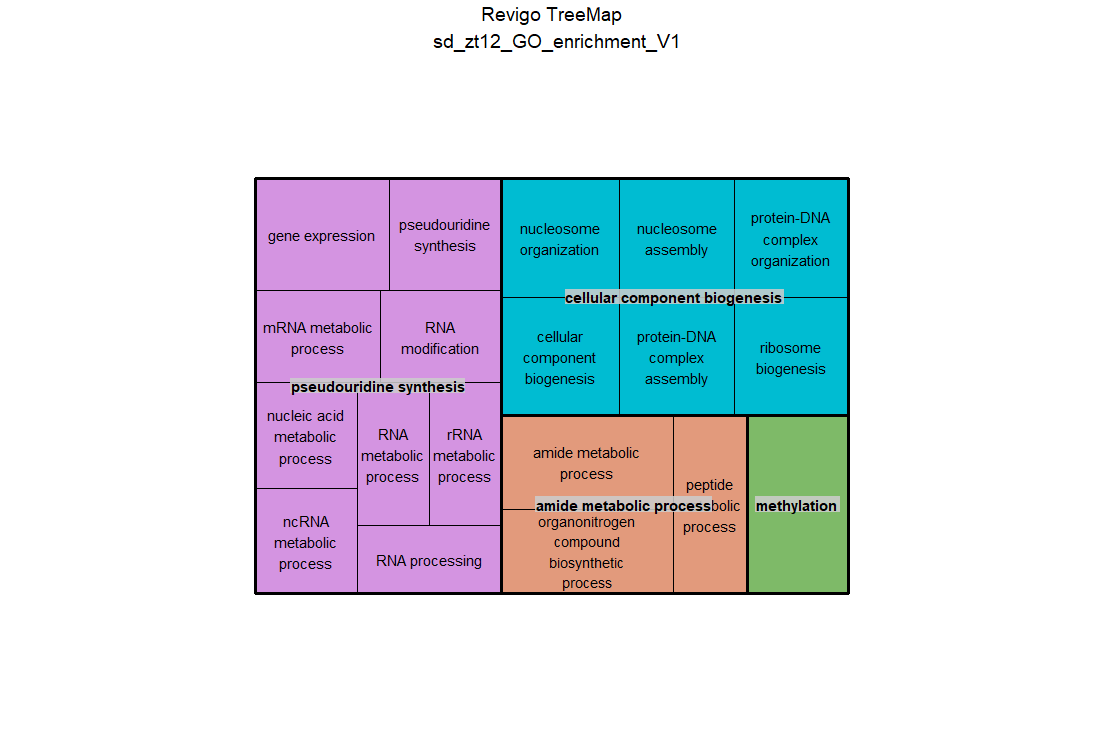

Source code (R):
# A treemap R script produced by the Revigo server at http://revigo.irb.hr/
# If you found Revigo useful in your work, please cite the following reference:
# Supek F et al. "REVIGO summarizes and visualizes long lists of Gene Ontology
# terms" PLoS ONE 2011. doi:10.1371/journal.pone.0021800

# author: Anton Kratz <anton.kratz@gmail.com>, RIKEN Omics Science Center, Functional Genomics Technology Team, Japan
# created: Fri, Nov 02, 2012  7:25:52 PM
# last change: Fri, Nov 09, 2012  3:20:01 PM

# -----------------------------------------------------------------------------
# If you don't have the treemap package installed, uncomment the following line:
# install.packages( "treemap" );
library(treemap) 								# treemap package by Martijn Tennekes

# Set the working directory if necessary
# setwd("C:/Users/username/workingdir");

# --------------------------------------------------------------------------
# Here is your data from Revigo. Scroll down for plot configuration options.

revigo.names <- c("term_ID","description","frequency","uniqueness","dispensability","representative");
revigo.data <- rbind(c("GO:0001522","pseudouridine synthesis",0.33551850101541647,0.6495467509410973,0.03216462,"pseudouridine synthesis"),
c("GO:0006396","RNA processing",4.055292831628201,0.5071703325288706,0.53354483,"pseudouridine synthesis"),
c("GO:0009451","RNA modification",2.050454036972228,0.5786527752565511,0.42056531,"pseudouridine synthesis"),
c("GO:0010467","gene expression",9.706370753664654,0.7766297723204365,0.14717947,"pseudouridine synthesis"),
c("GO:0016070","RNA metabolic process",13.53069692267082,0.5339324329758697,0.60237865,"pseudouridine synthesis"),
c("GO:0016071","mRNA metabolic process",1.3064539347919566,0.6019120431489573,0.34470342,"pseudouridine synthesis"),
c("GO:0016072","rRNA metabolic process",1.1833519865547792,0.5276940839904326,0.394218,"pseudouridine synthesis"),
c("GO:0034660","ncRNA metabolic process",3.769763500568378,0.551328907559517,0.48276415,"pseudouridine synthesis"),
c("GO:0090304","nucleic acid metabolic process",19.07620852119602,0.5578475814247724,0.36747535,"pseudouridine synthesis"),
c("GO:0032259","methylation",3.1286355155207577,0.9362260455833492,0,"methylation"),
c("GO:0043603","amide metabolic process",6.518961624921768,0.8385367586448036,0.0870141,"amide metabolic process"),
c("GO:0006518","peptide metabolic process",5.3920715559926595,0.6778411586424314,0.34821146,"amide metabolic process"),
c("GO:1901566","organonitrogen compound biosynthetic process",14.63667861962968,0.7520781449342735,0.15763417,"amide metabolic process"),
c("GO:0044085","cellular component biogenesis",4.796572117984153,0.7239590455350096,-0,"cellular component biogenesis"),
c("GO:0006334","nucleosome assembly",0.09057190085107651,0.7113307506254574,0.66833899,"cellular component biogenesis"),
c("GO:0034728","nucleosome organization",0.09438037776897892,0.7371230101419786,0.67893359,"cellular component biogenesis"),
c("GO:0042254","ribosome biogenesis",1.6536972228253697,0.691710301985269,0.59874765,"cellular component biogenesis"),
c("GO:0065004","protein-DNA complex assembly",0.1970396193359134,0.6985032677709652,0.65956535,"cellular component biogenesis"),
c("GO:0071824","protein-DNA complex organization",1.1399652853171207,0.7082594314260413,0.56909375,"cellular component biogenesis"));

stuff <- data.frame(revigo.data);
names(stuff) <- revigo.names;

stuff$frequency <- as.numeric( as.character(stuff$frequency) );
stuff$uniqueness <- as.numeric( as.character(stuff$uniqueness) );
stuff$dispensability <- as.numeric( as.character(stuff$dispensability) );


# check the tmPlot command documentation for all possible parameters - there are a lot more
treemap(
  stuff,
  index = c("representative","description"),
  vSize = "uniqueness",
  type = "categorical",
  vColor = "representative",
  title = "Revigo TreeMap
  sd_zt12_GO_enrichment_V1",
  inflate.labels = FALSE,      # set this to TRUE for space-filling group labels - good for posters
  lowerbound.cex.labels = 0,   # try to draw as many labels as possible (still, some small squares may not get a label)
  position.legend = "none"
)

dev.off()
